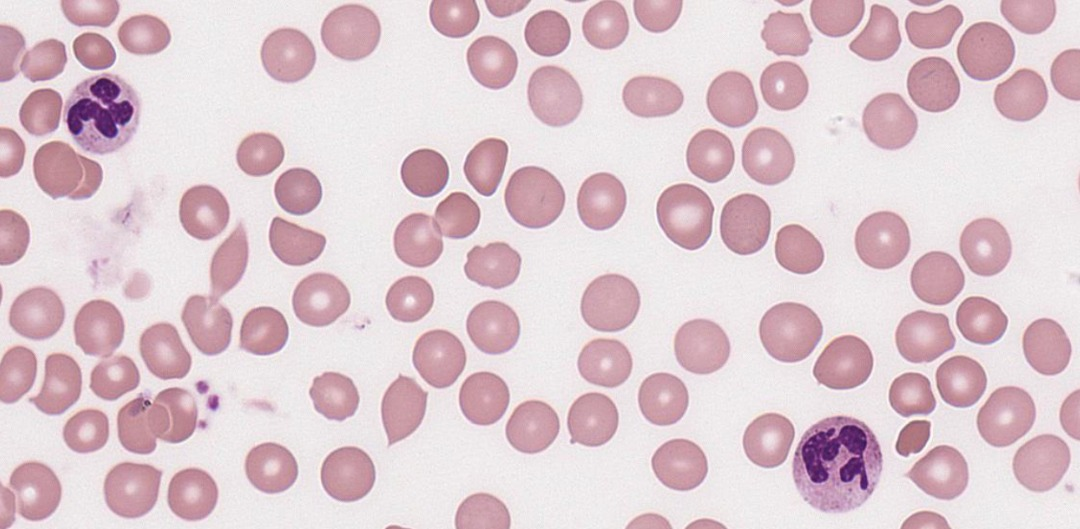
#> input picture HW5/redcell.jpeg, 1080 x 529 px
$ jupyter execute HW5-Q3-b.ipynb
#> lines starting #> are read from the running program, lines starting #| are printed output that depends on the picture; after the words box and inside, x2 and y2 are one past the last pixel; in counts of white or black regions, pixels touching at a corner belong together
[cell 1]
import numpy as np
import cv2 as cv
import matplotlib.pyplot as plt
import math


#reading image and apply edges detection filter
img = cv.imread('redcell.jpeg')
#> img is the input picture: shape (529, 1080, 3); mean B, G, R 207.8, 201.3, 222.1
gray = cv.cvtColor(img, cv.COLOR_BGR2GRAY)
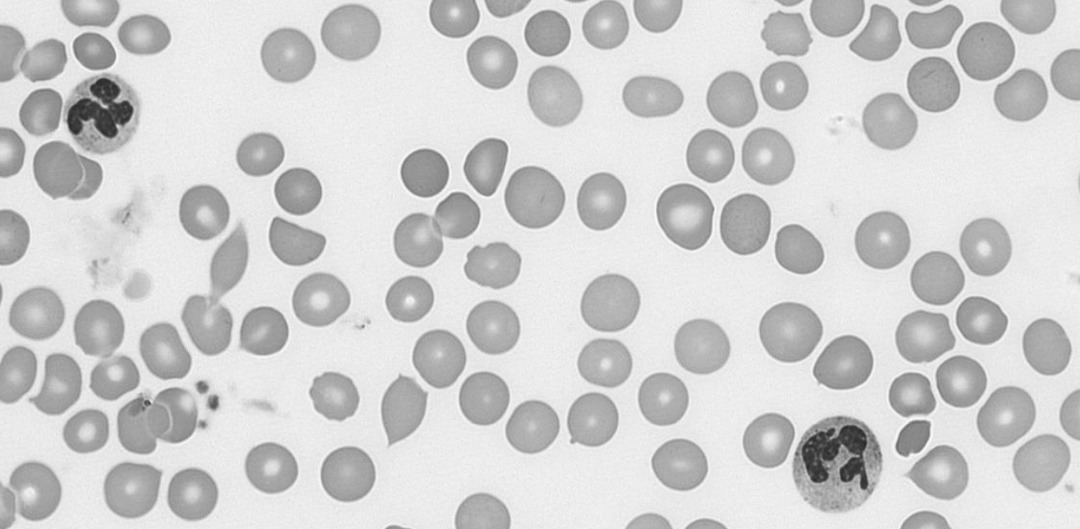
#> gray: shape (529, 1080); min 40, max 252, mean 208.2
img_blur = cv.medianBlur(gray, 5)

#detect circles in image
circles = cv.HoughCircles(img_blur, cv.HOUGH_GRADIENT, 1, img.shape[0]/11.5, param1=250, param2=10, minRadius=15, maxRadius=45)
#> circles = 96 rows, first 8: [985.5, 50.5, 28.5], [424.5, 172.5, 24.5], [936.5, 277.5, 26.8], [320.5, 300.5, 28.4], [191.5, 493.5, 26], [263.5, 330.5, 24.6], [297.5, 190.5, 23.3], [610.5, 302.5, 28.8]

if circles is not None:
    circles = np.uint16(np.around(circles))
#> circles = 96 rows, first 8: [986, 50, 28], [424, 172, 24], [936, 278, 27], [320, 300, 28], [192, 494, 26], [264, 330, 25], [298, 190, 23], [610, 302, 29]
    radius = []
    for i in range(0, len(circles[0, :])):
        radius.append(circles[0, :][i][2])
#> this loop made 96 passes
#> after the loop, radius = 96 values, max 44 at index 10, min 16 at index 93, mean 27.5
    print(radius)
#> (printed output is left out)

#define white cells and redcells
for i in circles[0, :]:
        # Draw bigger circles(white cells)
        if i[2] >42 :
            cv.circle(img, (i[0], i[1]), i[2], (0, 0, 255), 2)

        # Draw smaller circles(smaller cells)
        else:
            cv.circle(img, (i[0], i[1]), i[2], (0, 255, 255), 2)
#> this loop made 96 passes
#> i on passes 1 to 12: [986, 50, 28], [424, 172, 24], [936, 278, 27], [320, 300, 28], [192, 494, 26], [264, 330, 25], [298, 190, 23], [610, 302, 29], [288, 56, 27], [492, 328, 27], [840, 460, 44], [784, 86, 24]
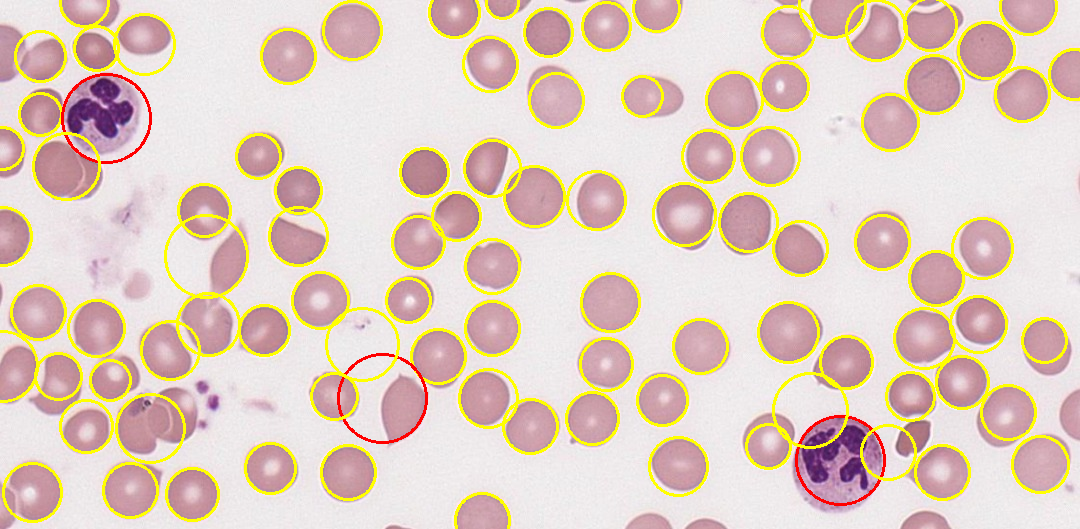
#> img: shape (529, 1080, 3); 8.2% of pixels changed, all inside (x1, y1, x2, y2) = (0, 0, 1080, 529)


cv.imshow('result', img)


cv.waitKey(0)
cv.destroyAllWindows()

$ run again, with HW5/surgery.jpeg copied over HW5/redcell.jpeg
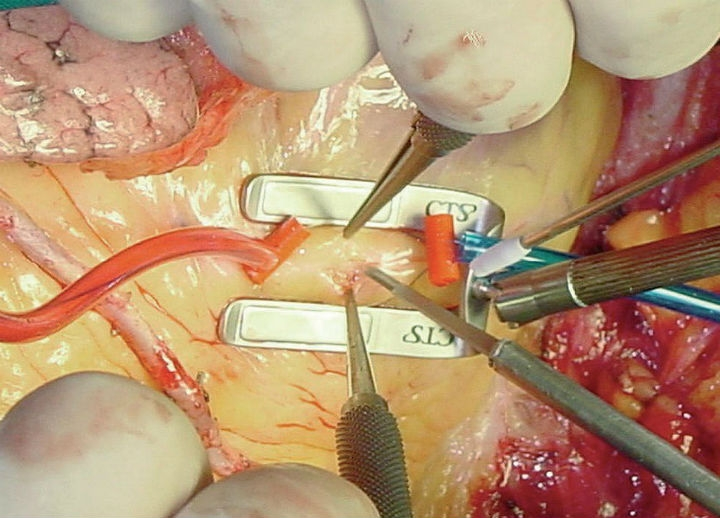
#> input picture HW5/surgery.jpeg, 720 x 518 px
#> img is the input picture: shape (518, 720, 3); mean B, G, R 112.7, 146.6, 182
#> `gray = cv.cvtColor(img, cv.COLOR_BGR2GRAY)`:
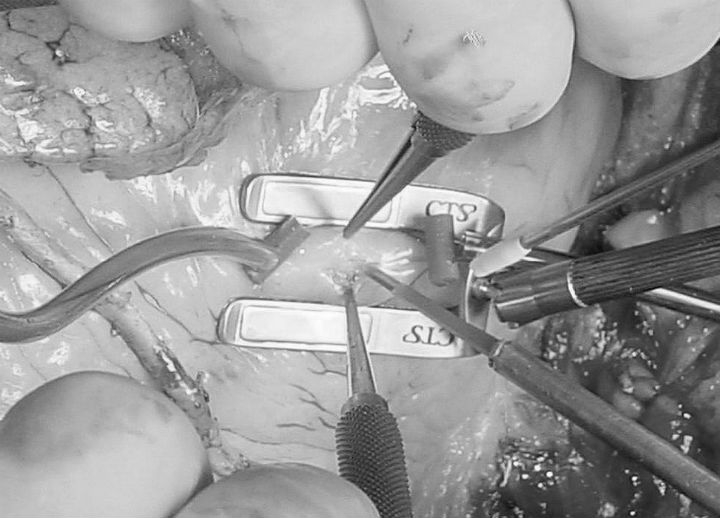
#> gray: shape (518, 720); min 6, max 254, mean 153.3
#> `circles = cv.HoughCircles(img_blur, cv.HOUGH_GRADIENT, 1, img.shape[0]..`: circles = 39 rows, first 8: [532.5, 297.5, 40], [270.5, 198.5, 33], [481.5, 222.5, 24.3], [575.5, 328.5, 32.1], [433.5, 172.5, 41.1], [667.5, 328.5, 40.8], [16.5, 269.5, 43.3], [437.5, 232.5, 43.3]
#> `circles = np.uint16(np.around(circles))`: circles = 39 rows, first 8: [532, 298, 40], [270, 198, 33], [482, 222, 24], [576, 328, 32], [434, 172, 41], [668, 328, 41], [16, 270, 43], [438, 232, 43]
#> the loop `for i in range(0, len(circles[0, :])):` made 39 passes
#> after the loop `for i in range(0, len(circles[0, :])):`: radius = 39 values, max 44 at index 12, min 16 at index 30, mean 31.95
#| [40, 33, 24, 32, 41, 41, 43, 43, 40, 36, 32, 32, 44, 19, 43, 34, 29, 36, 39, 38, 35, 21, 35, 33, 33, 29, 43, 33, 25, 22, 16, 41, 37, 24, 23, 19, 21, 19, 18]
#> the loop `for i in circles[0, :]:` made 39 passes
#> after the loop `for i in circles[0, :]:`:
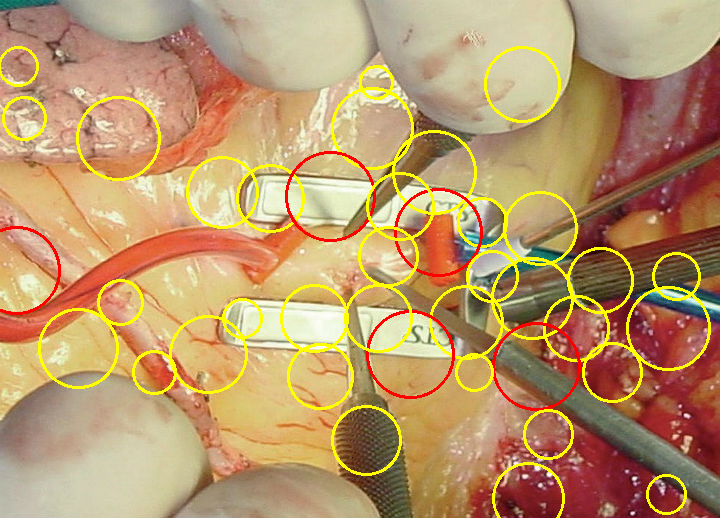
#> img: shape (518, 720, 3); 5.94% of pixels changed, all inside (x1, y1, x2, y2) = (0, 46, 711, 518)

$ run again, with HW5/MRIF.png saved as HW5/redcell.jpeg
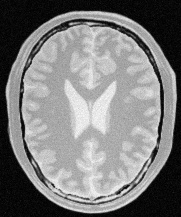
#> input picture HW5/MRIF.png, 181 x 217 px
#> img is the input picture: shape (217, 181, 3); min 0, max 251, mean 123.7
#> `img_blur = cv.medianBlur(gray, 5)`:
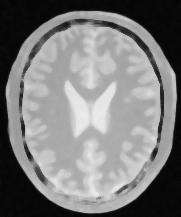
#> img_blur: shape (217, 181); min 3, max 237, mean 124
#> `circles = cv.HoughCircles(img_blur, cv.HOUGH_GRADIENT, 1, img.shape[0]..`: circles = 20 rows, first 8: [106.5, 67.5, 38.6], [79.5, 58.5, 40], [58.5, 65.5, 42.2], [125.5, 142.5, 44.4], [126.5, 68.5, 40], [111.5, 166.5, 40], [48.5, 91.5, 43.3], [56.5, 142.5, 43.3]
#> `circles = np.uint16(np.around(circles))`: circles = 20 rows, first 8: [106, 68, 39], [80, 58, 40], [58, 66, 42], [126, 142, 44], [126, 68, 40], [112, 166, 40], [48, 92, 43], [56, 142, 43]
#> the loop `for i in range(0, len(circles[0, :])):` made 20 passes
#> after the loop `for i in range(0, len(circles[0, :])):`: radius = [39, 40, 42, 44, 40, 40, 43, 43, 40, 43, 39, 41, 26, 34, 24, 18, 39, 38, 17, 20]
#| [39, 40, 42, 44, 40, 40, 43, 43, 40, 43, 39, 41, 26, 34, 24, 18, 39, 38, 17, 20]
#> the loop `for i in circles[0, :]:` made 20 passes
#> after the loop `for i in circles[0, :]:`:
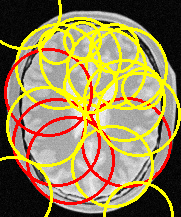
#> img: shape (217, 181, 3); mean B, G, R 82.3, 131.8, 148.9
